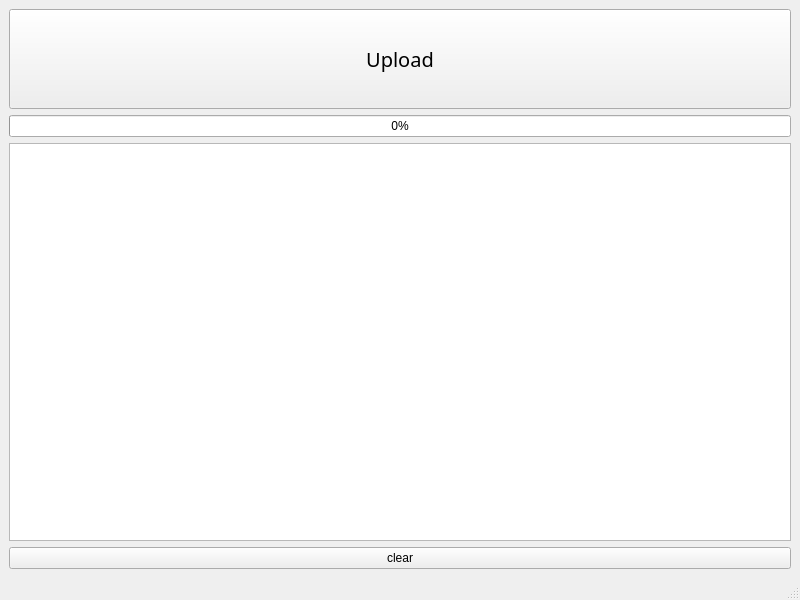
<?xml version="1.0" encoding="UTF-8"?>
<ui version="4.0">
 <class>Application</class>
 <widget class="QMainWindow" name="Application">
  <property name="geometry">
   <rect>
    <x>0</x>
    <y>0</y>
    <width>800</width>
    <height>600</height>
   </rect>
  </property>
  <property name="windowTitle">
   <string>MainWindow</string>
  </property>
  <widget class="QWidget" name="centralwidget">
   <layout class="QVBoxLayout" name="verticalLayout_2">
    <item>
     <widget class="FileUpload" name="uploadButton">
      <property name="sizePolicy">
       <sizepolicy hsizetype="Minimum" vsizetype="Fixed">
        <horstretch>0</horstretch>
        <verstretch>0</verstretch>
       </sizepolicy>
      </property>
      <property name="minimumSize">
       <size>
        <width>186</width>
        <height>100</height>
       </size>
      </property>
      <property name="font">
       <font>
        <family>Noto Sans</family>
        <pointsize>15</pointsize>
       </font>
      </property>
      <property name="styleSheet">
       <string notr="true">QToolButton#upload_button{
	 background-color: none;
    border-style: dashed ;
    border-width: 2px;
    border-radius: 0px;
    border-color: #c4c4c4;
    min-width: 10em;
    padding: 6px;
}

QToolButton#upload_button:hover {
    background-color: #e5e5e5;
}
</string>
      </property>
      <property name="text">
       <string>Upload</string>
      </property>
      <property name="icon">
       <iconset>
        <normalon>:/app/image/file-upload-solid.svg</normalon>
       </iconset>
      </property>
      <property name="iconSize">
       <size>
        <width>40</width>
        <height>40</height>
       </size>
      </property>
      <property name="toolButtonStyle">
       <enum>Qt::ToolButtonTextUnderIcon</enum>
      </property>
     </widget>
    </item>
    <item>
     <widget class="QProgressBar" name="uploadProgress">
      <property name="value">
       <number>0</number>
      </property>
     </widget>
    </item>
    <item>
     <widget class="QListWidget" name="processEntries"/>
    </item>
    <item>
     <widget class="QPushButton" name="clearBtn">
      <property name="text">
       <string>clear</string>
      </property>
     </widget>
    </item>
   </layout>
  </widget>
  <widget class="QStatusBar" name="statusbar"/>
  <widget class="QMenuBar" name="menuBar">
   <property name="geometry">
    <rect>
     <x>0</x>
     <y>0</y>
     <width>800</width>
     <height>23</height>
    </rect>
   </property>
  </widget>
 </widget>
 <customwidgets>
  <customwidget>
   <class>FileUpload</class>
   <extends>QToolButton</extends>
   <header location="global">app/FileUpload.h</header>
  </customwidget>
 </customwidgets>
 <resources/>
 <connections/>
</ui>
